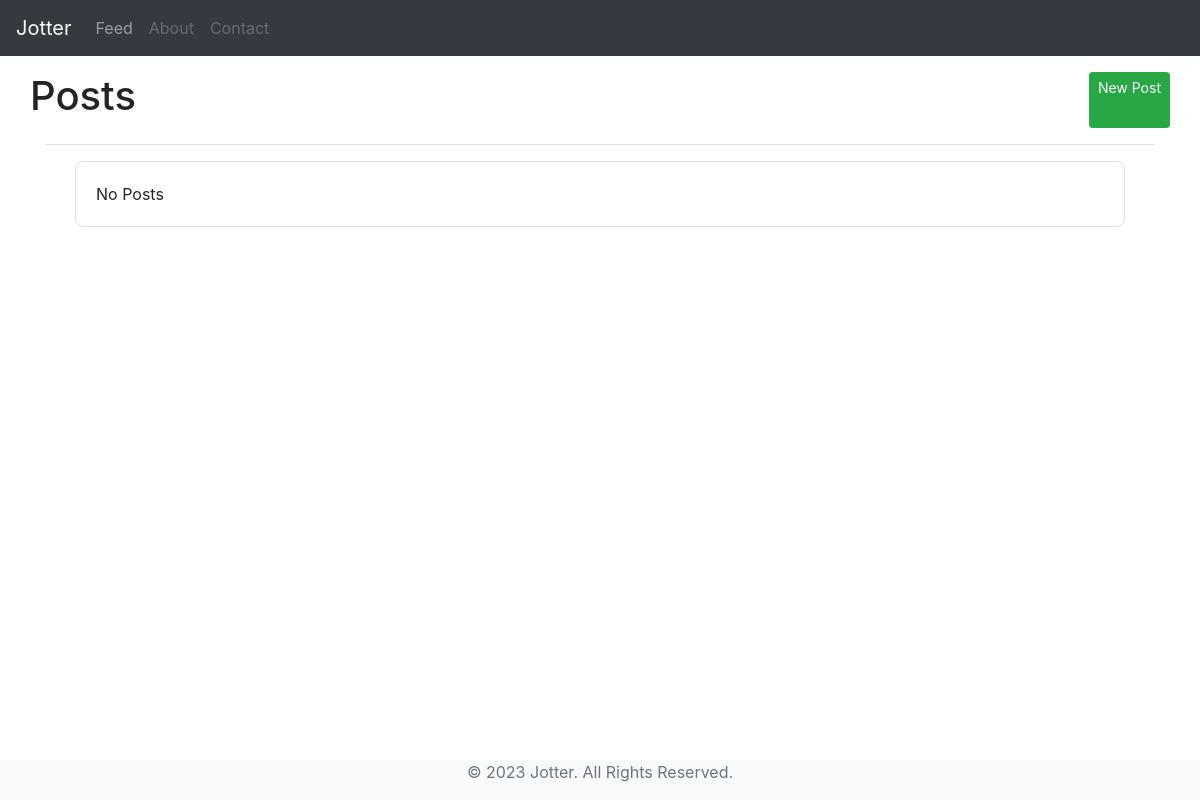
The app's page /, older data.
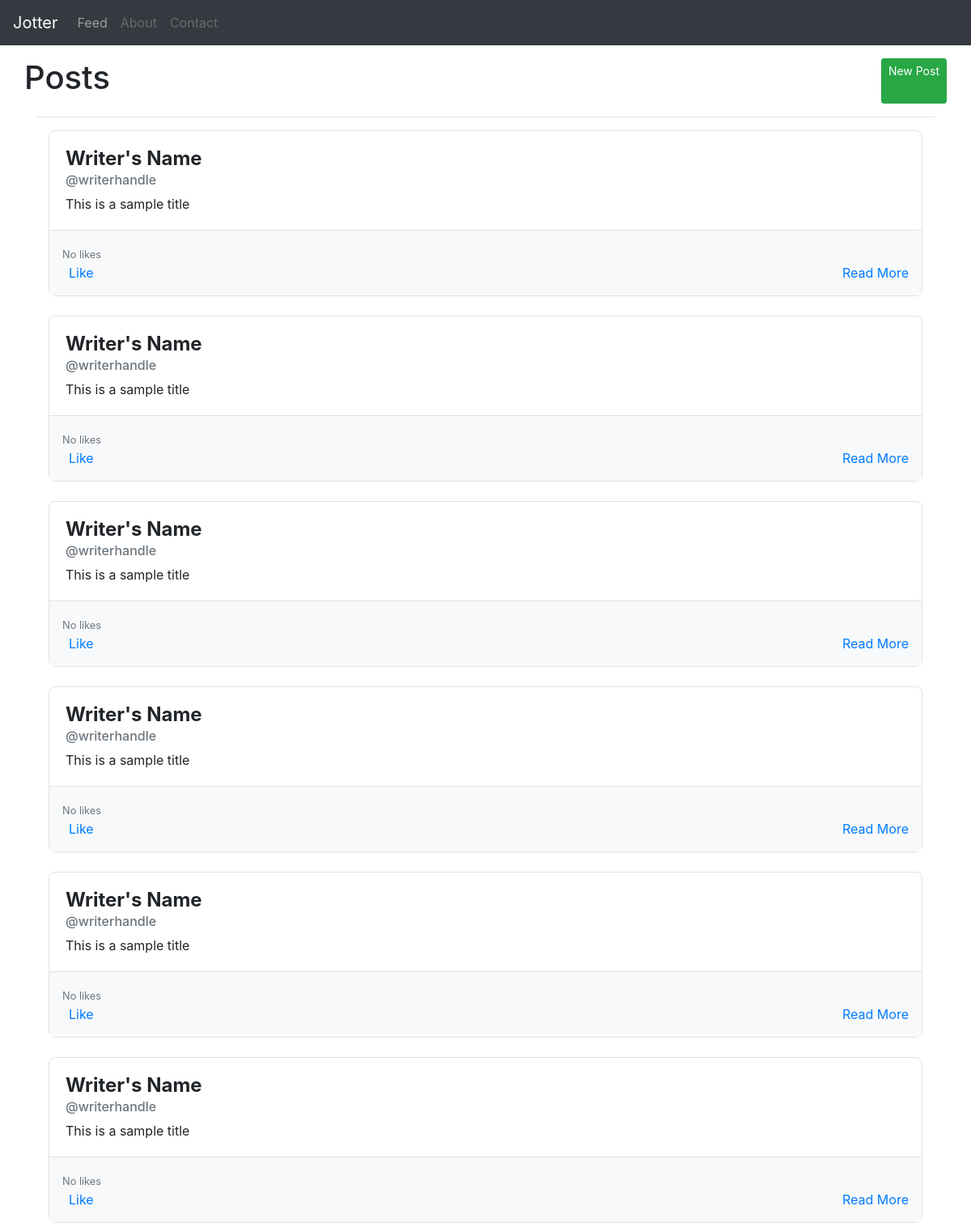
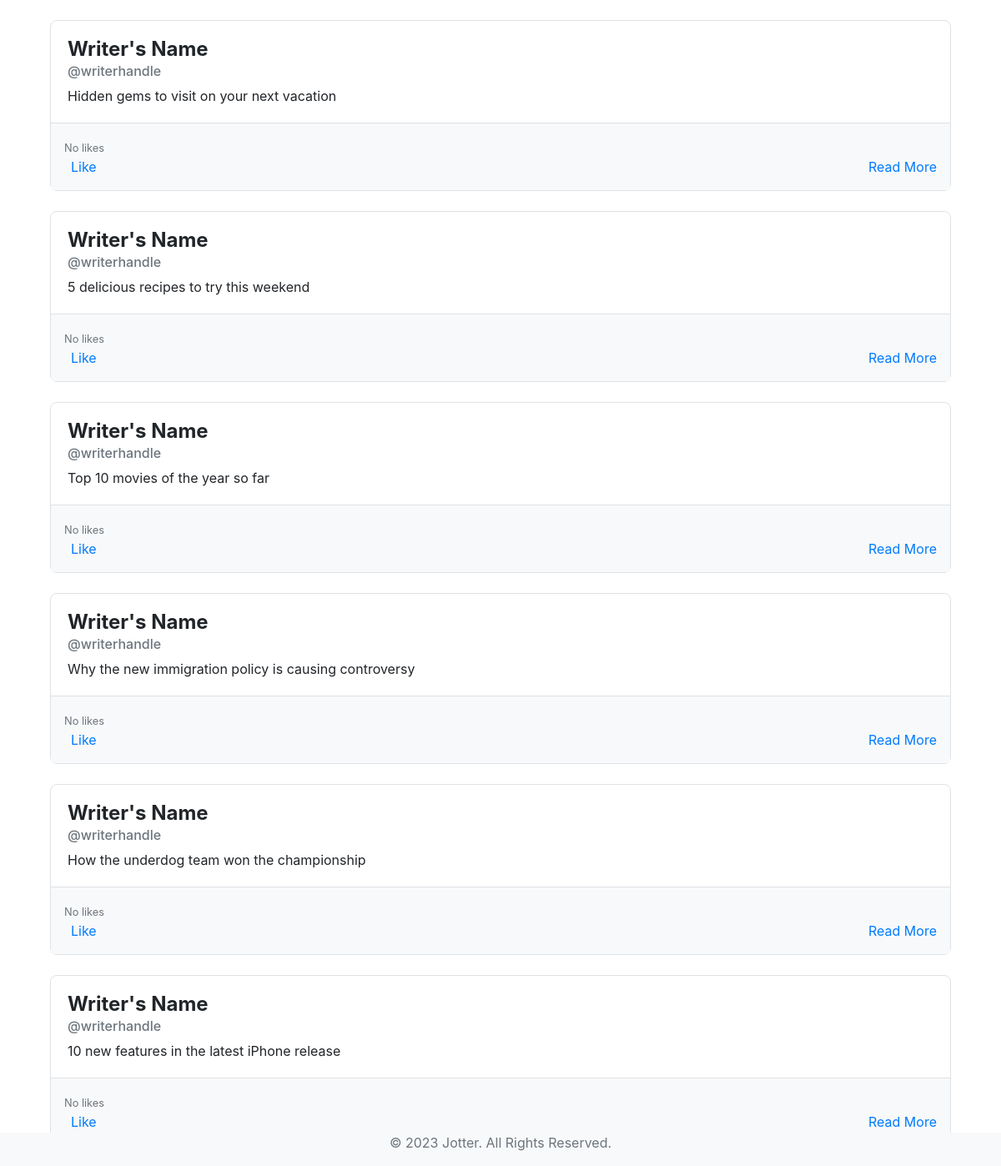
The same page, newer data (2 pictures, top to bottom).
### posts/models.py (models this page shows, shortened)
class Post(models.Model):
    uuid = models.UUIDField(default=uuid4, auto_created=True)
    topic = models.ForeignKey(Topic, on_delete=models.CASCADE)
    title = models.CharField(max_length=150)
    text = models.TextField()
    dateAdded = models.DateTimeField(auto_now_add=True)
    likes = models.IntegerField(null=True, blank=True)
    slug = models.SlugField(null=False)
    tags = models.CharField(max_length=50)

### posts/views.py (the view)
# urls.py: path('', views.index, name='index'),
def index(request):
    posts = Post.objects.all().order_by('-dateAdded')
    topics = Topic.objects.all()
    context = {'posts': posts, 'topics': topics}
    return render(request, 'posts/index.html', context)

### posts/templates/posts/index.html (shortened to what this page needs)
{% extends 'posts/base.html' %}
{% load static %}
{% block css %}
<link rel="stylesheet" href="{% static 'posts/css/index.css' %}">
{% endblock css %}
{% block body %}
<div class="container mt-3">
    <div class="row indexHeader">
        <h1>Posts</h1>
        <a href="{% url 'posts:createPost' %}" class="btn btn-success btn-sm">New Post</a>
    </div>
    <hr>
    <div class="col">
        {% for post in posts %}
        <div class="card mt-3">
            <div class="card-body">
                <h5 class="card-title">Writer's Name</h5>
                <h6 class="card-subtitle mb-2 text-muted">@writerhandle</h6>
                <p class="card-text">{{ post.title }}</p>
            </div>
            <div class="card-footer">
                <div class="row">
                    {% if post.likes %}
                    <div class="col-6">
                        {% if post.likes == 1 %}
                        <small class="text-muted">{{ post.likes }} like</small>
                        {% else %}
                        <small class="text-muted">{{ post.likes }} likes</small>
                        {% endif %}
                    </div>
                    {% else %}
                    <div class="col-6">
                        <small class="text-muted">No likes</small>
                    </div>
                    {% endif %}
                </div>
                <div class="row">
                    <div class="col-6">
                        <a href="{% url 'posts:likePost' post.uuid %}" class="card-link">
                            Like</a>
                    </div>
                    <div class="col-6 text-right">
                        <a href="{% url 'posts:postDetails' uuid=post.uuid slug=post.slug %}" class="card-link">Read More </a>
                    </div>
                </div>
            </div>
        </div>
        {% empty %}
        <div class="col-sm-6 col-lg-12 mx-auto">
            <div class="card">
                <div class="card-body">
                    <p class="card-text">No Posts</p>
                </div>
            </div>
        </div>
        {% endfor %}
    </div>
</div>
{% endblock body %}

### posts/templates/posts/base.html (shortened to what this page needs)
<!DOCTYPE html>
<html>
<head>
    <link rel="stylesheet" href="https://maxcdn.bootstrapcdn.com/bootstrap/4.5.2/css/bootstrap.min.css">
    {% block css %}
    {% endblock css %}
</head>
<body>
    <nav class="navbar navbar-expand-sm bg-dark navbar-dark">
        <a class="navbar-brand" href="#">Jotter</a>
        <ul class="navbar-nav">
            <li class="nav-item">
                <a class="nav-link" href="{% url 'posts:index' %}">Feed</a>
            </li>
            <li class="nav-item">
                <a class="nav-link disabled" href="#">About</a>
            </li>
            <li class="nav-item">
                <a class="nav-link disabled" href="#">Contact</a>
            </li>
        </ul>
    </nav>
    {% block body %}
    {% endblock body %}
    <footer class="bg-light fixed-bottom">
        <div class="container">
            <p class="text-center text-muted">&copy; 2023 Jotter. All Rights Reserved.</p>
        </div>
    </footer>
</body>
</html>

### posts/static/posts/css/index.css (style rules this page uses)
.card { border-radius: 0.5rem; border: 1px solid #dee2e6; margin-bottom: 1.5rem; }
.card-title { margin-bottom: 0.5rem; font-size: 1.5rem; font-weight: bold; }
.card-subtitle { margin-bottom: 0.5rem; }
.card-text { margin-bottom: 1.5rem; }
.card-footer { background-color: #f8f9fa; border-top: 1px solid #dee2e6; padding: 1rem; }
.card-link { color: #007bff; text-decoration: none; }
.indexHeader { display: flex; column-gap: 20px; justify-content: space-between; }

Row changes from the older to the newer data that the page shows:
added Post: title "This is a sample title", shows "No likes"
added Post: title "This is a sample title", shows "No likes"
added Post: title "This is a sample title", shows "No likes"
added Post: title "This is a sample title", shows "No likes"
added Post: title "This is a sample title", shows "No likes"
added Post: title "This is a sample title", shows "No likes"
added Post: title "Hidden gems to visit on your next vacation", shows "No likes"
added Post: title "5 delicious recipes to try this weekend", shows "No likes"
added Post: title "Top 10 movies of the year so far", shows "No likes"
added Post: title "Why the new immigration policy is causing controversy", shows "No likes"
added Post: title "How the underdog team won the championship", shows "No likes"
added Post: title "10 new features in the latest iPhone release", shows "No likes"
Text that changed along with them:
text no longer shown: "No Posts"
